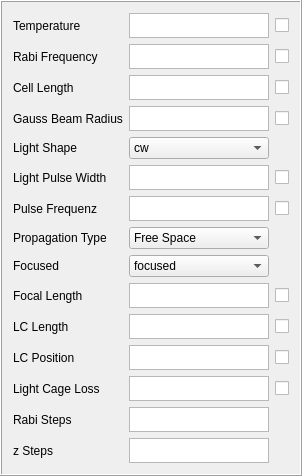
       <widget class="QFrame" name="frame_2">
        <property name="frameShape">
         <enum>QFrame::Box</enum>
        </property>
        <property name="frameShadow">
         <enum>QFrame::Raised</enum>
        </property>
        <layout class="QHBoxLayout" name="horizontalLayout_8">
         <item>
          <layout class="QGridLayout" name="gridLayout" rowstretch="0,0,0,0,0,0,0,0,0,0,0,0,0,0,0" columnstretch="0,0,0">
           <property name="sizeConstraint">
            <enum>QLayout::SetFixedSize</enum>
           </property>
           <item row="0" column="0">
            <widget class="QLabel" name="label_par_T">
             <property name="sizePolicy">
              <sizepolicy hsizetype="Minimum" vsizetype="Minimum">
               <horstretch>0</horstretch>
               <verstretch>0</verstretch>
              </sizepolicy>
             </property>
             <property name="cursor">
              <cursorShape>PointingHandCursor</cursorShape>
             </property>
             <property name="mouseTracking">
              <bool>true</bool>
             </property>
             <property name="text">
              <string>Temperature</string>
             </property>
            </widget>
           </item>
           <item row="8" column="1">
            <widget class="QComboBox" name="comboBox_propType">
             <property name="sizePolicy">
              <sizepolicy hsizetype="Minimum" vsizetype="Minimum">
               <horstretch>0</horstretch>
               <verstretch>0</verstretch>
              </sizepolicy>
             </property>
             <property name="maximumSize">
              <size>
               <width>140</width>
               <height>25</height>
              </size>
             </property>
             <item>
              <property name="text">
               <string>focused</string>
              </property>
             </item>
             <item>
              <property name="text">
               <string>unfocused</string>
              </property>
             </item>
            </widget>
           </item>
           <item row="9" column="1">
            <widget class="QTextEdit" name="textEdit_par_focalLength">
             <property name="sizePolicy">
              <sizepolicy hsizetype="Minimum" vsizetype="Minimum">
               <horstretch>0</horstretch>
               <verstretch>0</verstretch>
              </sizepolicy>
             </property>
             <property name="maximumSize">
              <size>
               <width>140</width>
               <height>25</height>
              </size>
             </property>
             <property name="font">
              <font>
               <pointsize>8</pointsize>
              </font>
             </property>
             <property name="cursor" stdset="0">
              <cursorShape>IBeamCursor</cursorShape>
             </property>
             <property name="tabChangesFocus">
              <bool>true</bool>
             </property>
            </widget>
           </item>
           <item row="5" column="2">
            <widget class="QCheckBox" name="checkBox_dt">
             <property name="sizePolicy">
              <sizepolicy hsizetype="Minimum" vsizetype="Minimum">
               <horstretch>0</horstretch>
               <verstretch>0</verstretch>
              </sizepolicy>
             </property>
             <property name="cursor">
              <cursorShape>PointingHandCursor</cursorShape>
             </property>
             <property name="text">
              <string/>
             </property>
            </widget>
           </item>
           <item row="7" column="0">
            <widget class="QLabel" name="label_par_prop">
             <property name="sizePolicy">
              <sizepolicy hsizetype="Minimum" vsizetype="Minimum">
               <horstretch>0</horstretch>
               <verstretch>0</verstretch>
              </sizepolicy>
             </property>
             <property name="cursor">
              <cursorShape>PointingHandCursor</cursorShape>
             </property>
             <property name="mouseTracking">
              <bool>true</bool>
             </property>
             <property name="text">
              <string>Propagation Type</string>
             </property>
            </widget>
           </item>
           <item row="3" column="0">
            <widget class="QLabel" name="label_par_width0">
             <property name="sizePolicy">
              <sizepolicy hsizetype="Minimum" vsizetype="Minimum">
               <horstretch>0</horstretch>
               <verstretch>0</verstretch>
              </sizepolicy>
             </property>
             <property name="cursor">
              <cursorShape>PointingHandCursor</cursorShape>
             </property>
             <property name="mouseTracking">
              <bool>true</bool>
             </property>
             <property name="text">
              <string>Gauss Beam Radius</string>
             </property>
            </widget>
           </item>
           <item row="1" column="0">
            <widget class="QLabel" name="label_par_rabiFrequency">
             <property name="sizePolicy">
              <sizepolicy hsizetype="Minimum" vsizetype="Minimum">
               <horstretch>0</horstretch>
               <verstretch>0</verstretch>
              </sizepolicy>
             </property>
             <property name="cursor">
              <cursorShape>PointingHandCursor</cursorShape>
             </property>
             <property name="mouseTracking">
              <bool>true</bool>
             </property>
             <property name="text">
              <string>Rabi Frequency</string>
             </property>
            </widget>
           </item>
           <item row="2" column="0">
            <widget class="QLabel" name="label_par_cellLength">
             <property name="sizePolicy">
              <sizepolicy hsizetype="Minimum" vsizetype="Minimum">
               <horstretch>0</horstretch>
               <verstretch>0</verstretch>
              </sizepolicy>
             </property>
             <property name="cursor">
              <cursorShape>PointingHandCursor</cursorShape>
             </property>
             <property name="mouseTracking">
              <bool>true</bool>
             </property>
             <property name="text">
              <string>Cell Length</string>
             </property>
            </widget>
           </item>
           <item row="11" column="2">
            <widget class="QCheckBox" name="checkBox_posLC">
             <property name="sizePolicy">
              <sizepolicy hsizetype="Minimum" vsizetype="Minimum">
               <horstretch>0</horstretch>
               <verstretch>0</verstretch>
              </sizepolicy>
             </property>
             <property name="cursor">
              <cursorShape>PointingHandCursor</cursorShape>
             </property>
             <property name="text">
              <string/>
             </property>
            </widget>
           </item>
           <item row="2" column="1">
            <widget class="QTextEdit" name="textEdit_par_cellLength">
             <property name="sizePolicy">
              <sizepolicy hsizetype="Minimum" vsizetype="Minimum">
               <horstretch>0</horstretch>
               <verstretch>0</verstretch>
              </sizepolicy>
             </property>
             <property name="maximumSize">
              <size>
               <width>140</width>
               <height>25</height>
              </size>
             </property>
             <property name="font">
              <font>
               <pointsize>8</pointsize>
              </font>
             </property>
             <property name="cursor" stdset="0">
              <cursorShape>IBeamCursor</cursorShape>
             </property>
             <property name="tabChangesFocus">
              <bool>true</bool>
             </property>
            </widget>
           </item>
           <item row="5" column="1">
            <widget class="QTextEdit" name="textEdit_par_dt">
             <property name="sizePolicy">
              <sizepolicy hsizetype="Minimum" vsizetype="Minimum">
               <horstretch>0</horstretch>
               <verstretch>0</verstretch>
              </sizepolicy>
             </property>
             <property name="maximumSize">
              <size>
               <width>140</width>
               <height>25</height>
              </size>
             </property>
             <property name="font">
              <font>
               <pointsize>8</pointsize>
              </font>
             </property>
             <property name="cursor" stdset="0">
              <cursorShape>IBeamCursor</cursorShape>
             </property>
             <property name="tabChangesFocus">
              <bool>true</bool>
             </property>
            </widget>
           </item>
           <item row="10" column="1">
            <widget class="QTextEdit" name="textEdit_par_lcLength">
             <property name="sizePolicy">
              <sizepolicy hsizetype="Minimum" vsizetype="Minimum">
               <horstretch>0</horstretch>
               <verstretch>0</verstretch>
              </sizepolicy>
             </property>
             <property name="maximumSize">
              <size>
               <width>140</width>
               <height>25</height>
              </size>
             </property>
             <property name="font">
              <font>
               <pointsize>8</pointsize>
              </font>
             </property>
             <property name="cursor" stdset="0">
              <cursorShape>IBeamCursor</cursorShape>
             </property>
             <property name="tabChangesFocus">
              <bool>true</bool>
             </property>
            </widget>
           </item>
           <item row="11" column="1">
            <widget class="QTextEdit" name="textEdit_par_posLC">
             <property name="sizePolicy">
              <sizepolicy hsizetype="Minimum" vsizetype="Minimum">
               <horstretch>0</horstretch>
               <verstretch>0</verstretch>
              </sizepolicy>
             </property>
             <property name="maximumSize">
              <size>
               <width>140</width>
               <height>25</height>
              </size>
             </property>
             <property name="font">
              <font>
               <pointsize>8</pointsize>
              </font>
             </property>
             <property name="cursor" stdset="0">
              <cursorShape>IBeamCursor</cursorShape>
             </property>
             <property name="tabChangesFocus">
              <bool>true</bool>
             </property>
            </widget>
           </item>
           <item row="1" column="2">
            <widget class="QCheckBox" name="checkBox_rabiFrequency">
             <property name="sizePolicy">
              <sizepolicy hsizetype="Minimum" vsizetype="Minimum">
               <horstretch>0</horstretch>
               <verstretch>0</verstretch>
              </sizepolicy>
             </property>
             <property name="cursor">
              <cursorShape>PointingHandCursor</cursorShape>
             </property>
             <property name="text">
              <string/>
             </property>
            </widget>
           </item>
           <item row="6" column="1">
            <widget class="QTextEdit" name="textEdit_par_pulseFreq">
             <property name="sizePolicy">
              <sizepolicy hsizetype="Minimum" vsizetype="Minimum">
               <horstretch>0</horstretch>
               <verstretch>0</verstretch>
              </sizepolicy>
             </property>
             <property name="maximumSize">
              <size>
               <width>140</width>
               <height>25</height>
              </size>
             </property>
             <property name="font">
              <font>
               <pointsize>8</pointsize>
              </font>
             </property>
             <property name="cursor" stdset="0">
              <cursorShape>IBeamCursor</cursorShape>
             </property>
             <property name="tabChangesFocus">
              <bool>true</bool>
             </property>
            </widget>
           </item>
           <item row="6" column="2">
            <widget class="QCheckBox" name="checkBox_pulseFreq">
             <property name="sizePolicy">
              <sizepolicy hsizetype="Minimum" vsizetype="Minimum">
               <horstretch>0</horstretch>
               <verstretch>0</verstretch>
              </sizepolicy>
             </property>
             <property name="cursor">
              <cursorShape>PointingHandCursor</cursorShape>
             </property>
             <property name="text">
              <string/>
             </property>
            </widget>
           </item>
           <item row="0" column="1">
            <widget class="QTextEdit" name="textEdit_par_T">
             <property name="sizePolicy">
              <sizepolicy hsizetype="Minimum" vsizetype="Minimum">
               <horstretch>0</horstretch>
               <verstretch>1</verstretch>
              </sizepolicy>
             </property>
             <property name="maximumSize">
              <size>
               <width>140</width>
               <height>25</height>
              </size>
             </property>
             <property name="font">
              <font>
               <pointsize>8</pointsize>
              </font>
             </property>
             <property name="cursor" stdset="0">
              <cursorShape>IBeamCursor</cursorShape>
             </property>
             <property name="tabChangesFocus">
              <bool>true</bool>
             </property>
            </widget>
           </item>
           <item row="6" column="0">
            <widget class="QLabel" name="label_par_pulseFreq">
             <property name="sizePolicy">
              <sizepolicy hsizetype="Minimum" vsizetype="Minimum">
               <horstretch>0</horstretch>
               <verstretch>0</verstretch>
              </sizepolicy>
             </property>
             <property name="cursor">
              <cursorShape>PointingHandCursor</cursorShape>
             </property>
             <property name="mouseTracking">
              <bool>true</bool>
             </property>
             <property name="text">
              <string>Pulse Frequenz</string>
             </property>
            </widget>
           </item>
           <item row="5" column="0">
            <widget class="QLabel" name="label_par_dt">
             <property name="sizePolicy">
              <sizepolicy hsizetype="Minimum" vsizetype="Minimum">
               <horstretch>0</horstretch>
               <verstretch>0</verstretch>
              </sizepolicy>
             </property>
             <property name="cursor">
              <cursorShape>PointingHandCursor</cursorShape>
             </property>
             <property name="mouseTracking">
              <bool>true</bool>
             </property>
             <property name="text">
              <string>Light Pulse Width</string>
             </property>
            </widget>
           </item>
           <item row="4" column="0">
            <widget class="QLabel" name="label_par_lightShape">
             <property name="sizePolicy">
              <sizepolicy hsizetype="Minimum" vsizetype="Minimum">
               <horstretch>0</horstretch>
               <verstretch>0</verstretch>
              </sizepolicy>
             </property>
             <property name="cursor">
              <cursorShape>PointingHandCursor</cursorShape>
             </property>
             <property name="mouseTracking">
              <bool>true</bool>
             </property>
             <property name="text">
              <string>Light Shape</string>
             </property>
            </widget>
           </item>
           <item row="8" column="0">
            <widget class="QLabel" name="label_par_propType">
             <property name="sizePolicy">
              <sizepolicy hsizetype="Minimum" vsizetype="Minimum">
               <horstretch>0</horstretch>
               <verstretch>0</verstretch>
              </sizepolicy>
             </property>
             <property name="cursor">
              <cursorShape>PointingHandCursor</cursorShape>
             </property>
             <property name="mouseTracking">
              <bool>true</bool>
             </property>
             <property name="text">
              <string>Focused</string>
             </property>
            </widget>
           </item>
           <item row="9" column="0">
            <widget class="QLabel" name="label_par_focalLength">
             <property name="sizePolicy">
              <sizepolicy hsizetype="Minimum" vsizetype="Minimum">
               <horstretch>0</horstretch>
               <verstretch>0</verstretch>
              </sizepolicy>
             </property>
             <property name="cursor">
              <cursorShape>PointingHandCursor</cursorShape>
             </property>
             <property name="mouseTracking">
              <bool>true</bool>
             </property>
             <property name="text">
              <string>Focal Length</string>
             </property>
            </widget>
           </item>
           <item row="14" column="0">
            <widget class="QLabel" name="label_par_zsteps">
             <property name="sizePolicy">
              <sizepolicy hsizetype="Minimum" vsizetype="Minimum">
               <horstretch>0</horstretch>
               <verstretch>0</verstretch>
              </sizepolicy>
             </property>
             <property name="cursor">
              <cursorShape>PointingHandCursor</cursorShape>
             </property>
             <property name="mouseTracking">
              <bool>true</bool>
             </property>
             <property name="text">
              <string>z Steps</string>
             </property>
            </widget>
           </item>
           <item row="13" column="0">
            <widget class="QLabel" name="label_par_rabiSteps">
             <property name="sizePolicy">
              <sizepolicy hsizetype="Minimum" vsizetype="Minimum">
               <horstretch>0</horstretch>
               <verstretch>0</verstretch>
              </sizepolicy>
             </property>
             <property name="cursor">
              <cursorShape>PointingHandCursor</cursorShape>
             </property>
             <property name="mouseTracking">
              <bool>true</bool>
             </property>
             <property name="text">
              <string>Rabi Steps</string>
             </property>
            </widget>
           </item>
           <item row="11" column="0">
            <widget class="QLabel" name="label_par_posLC">
             <property name="sizePolicy">
              <sizepolicy hsizetype="Minimum" vsizetype="Minimum">
               <horstretch>0</horstretch>
               <verstretch>0</verstretch>
              </sizepolicy>
             </property>
             <property name="cursor">
              <cursorShape>PointingHandCursor</cursorShape>
             </property>
             <property name="mouseTracking">
              <bool>true</bool>
             </property>
             <property name="text">
              <string>LC Position</string>
             </property>
            </widget>
           </item>
           <item row="12" column="0">
            <widget class="QLabel" name="label_par_lossdB">
             <property name="sizePolicy">
              <sizepolicy hsizetype="Minimum" vsizetype="Minimum">
               <horstretch>0</horstretch>
               <verstretch>0</verstretch>
              </sizepolicy>
             </property>
             <property name="cursor">
              <cursorShape>PointingHandCursor</cursorShape>
             </property>
             <property name="mouseTracking">
              <bool>true</bool>
             </property>
             <property name="text">
              <string>Light Cage Loss</string>
             </property>
            </widget>
           </item>
           <item row="10" column="0">
            <widget class="QLabel" name="label_par_lcLength">
             <property name="sizePolicy">
              <sizepolicy hsizetype="Minimum" vsizetype="Minimum">
               <horstretch>0</horstretch>
               <verstretch>0</verstretch>
              </sizepolicy>
             </property>
             <property name="cursor">
              <cursorShape>PointingHandCursor</cursorShape>
             </property>
             <property name="mouseTracking">
              <bool>true</bool>
             </property>
             <property name="text">
              <string>LC Length</string>
             </property>
            </widget>
           </item>
           <item row="1" column="1">
            <widget class="QTextEdit" name="textEdit_par_rabiFrequency">
             <property name="sizePolicy">
              <sizepolicy hsizetype="Minimum" vsizetype="Minimum">
               <horstretch>0</horstretch>
               <verstretch>0</verstretch>
              </sizepolicy>
             </property>
             <property name="maximumSize">
              <size>
               <width>140</width>
               <height>25</height>
              </size>
             </property>
             <property name="font">
              <font>
               <pointsize>8</pointsize>
              </font>
             </property>
             <property name="cursor" stdset="0">
              <cursorShape>IBeamCursor</cursorShape>
             </property>
             <property name="tabChangesFocus">
              <bool>true</bool>
             </property>
            </widget>
           </item>
           <item row="0" column="2">
            <widget class="QCheckBox" name="checkBox_T">
             <property name="sizePolicy">
              <sizepolicy hsizetype="Minimum" vsizetype="Minimum">
               <horstretch>0</horstretch>
               <verstretch>0</verstretch>
              </sizepolicy>
             </property>
             <property name="cursor">
              <cursorShape>PointingHandCursor</cursorShape>
             </property>
             <property name="text">
              <string/>
             </property>
            </widget>
           </item>
           <item row="13" column="1">
            <widget class="QTextEdit" name="textEdit_par_rabiSteps">
             <property name="sizePolicy">
              <sizepolicy hsizetype="Minimum" vsizetype="Minimum">
               <horstretch>0</horstretch>
               <verstretch>0</verstretch>
              </sizepolicy>
             </property>
             <property name="maximumSize">
              <size>
               <width>140</width>
               <height>25</height>
              </size>
             </property>
             <property name="font">
              <font>
               <pointsize>8</pointsize>
              </font>
             </property>
             <property name="cursor" stdset="0">
              <cursorShape>IBeamCursor</cursorShape>
             </property>
            </widget>
           </item>
           <item row="4" column="1">
            <widget class="QComboBox" name="comboBox_lightShape">
             <property name="maximumSize">
              <size>
               <width>140</width>
               <height>25</height>
              </size>
             </property>
             <item>
              <property name="text">
               <string>cw</string>
              </property>
             </item>
             <item>
              <property name="text">
               <string>pulse</string>
              </property>
             </item>
            </widget>
           </item>
           <item row="7" column="1">
            <widget class="QComboBox" name="comboBox_prop">
             <property name="sizePolicy">
              <sizepolicy hsizetype="Minimum" vsizetype="Minimum">
               <horstretch>0</horstretch>
               <verstretch>0</verstretch>
              </sizepolicy>
             </property>
             <property name="maximumSize">
              <size>
               <width>140</width>
               <height>25</height>
              </size>
             </property>
             <item>
              <property name="text">
               <string>Free Space</string>
              </property>
             </item>
             <item>
              <property name="text">
               <string>Light Cage</string>
              </property>
             </item>
            </widget>
           </item>
           <item row="2" column="2">
            <widget class="QCheckBox" name="checkBox_cellLength">
             <property name="sizePolicy">
              <sizepolicy hsizetype="Minimum" vsizetype="Minimum">
               <horstretch>0</horstretch>
               <verstretch>0</verstretch>
              </sizepolicy>
             </property>
             <property name="cursor">
              <cursorShape>PointingHandCursor</cursorShape>
             </property>
             <property name="text">
              <string/>
             </property>
            </widget>
           </item>
           <item row="14" column="1">
            <widget class="QTextEdit" name="textEdit_par_zsteps">
             <property name="sizePolicy">
              <sizepolicy hsizetype="Minimum" vsizetype="Minimum">
               <horstretch>0</horstretch>
               <verstretch>0</verstretch>
              </sizepolicy>
             </property>
             <property name="maximumSize">
              <size>
               <width>140</width>
               <height>25</height>
              </size>
             </property>
             <property name="font">
              <font>
               <pointsize>8</pointsize>
              </font>
             </property>
             <property name="cursor" stdset="0">
              <cursorShape>IBeamCursor</cursorShape>
             </property>
            </widget>
           </item>
           <item row="3" column="1">
            <widget class="QTextEdit" name="textEdit_par_width0">
             <property name="sizePolicy">
              <sizepolicy hsizetype="Minimum" vsizetype="Minimum">
               <horstretch>0</horstretch>
               <verstretch>0</verstretch>
              </sizepolicy>
             </property>
             <property name="maximumSize">
              <size>
               <width>140</width>
               <height>25</height>
              </size>
             </property>
             <property name="font">
              <font>
               <pointsize>8</pointsize>
              </font>
             </property>
             <property name="cursor" stdset="0">
              <cursorShape>IBeamCursor</cursorShape>
             </property>
             <property name="tabChangesFocus">
              <bool>true</bool>
             </property>
            </widget>
           </item>
           <item row="3" column="2">
            <widget class="QCheckBox" name="checkBox_width0">
             <property name="sizePolicy">
              <sizepolicy hsizetype="Minimum" vsizetype="Minimum">
               <horstretch>0</horstretch>
               <verstretch>0</verstretch>
              </sizepolicy>
             </property>
             <property name="cursor">
              <cursorShape>PointingHandCursor</cursorShape>
             </property>
             <property name="text">
              <string/>
             </property>
            </widget>
           </item>
           <item row="12" column="1">
            <widget class="QTextEdit" name="textEdit_par_lossdB">
             <property name="sizePolicy">
              <sizepolicy hsizetype="Minimum" vsizetype="Minimum">
               <horstretch>0</horstretch>
               <verstretch>0</verstretch>
              </sizepolicy>
             </property>
             <property name="maximumSize">
              <size>
               <width>140</width>
               <height>25</height>
              </size>
             </property>
             <property name="font">
              <font>
               <pointsize>8</pointsize>
              </font>
             </property>
             <property name="cursor" stdset="0">
              <cursorShape>IBeamCursor</cursorShape>
             </property>
            </widget>
           </item>
           <item row="12" column="2">
            <widget class="QCheckBox" name="checkBox_lossdB">
             <property name="sizePolicy">
              <sizepolicy hsizetype="Minimum" vsizetype="Minimum">
               <horstretch>0</horstretch>
               <verstretch>0</verstretch>
              </sizepolicy>
             </property>
             <property name="cursor">
              <cursorShape>PointingHandCursor</cursorShape>
             </property>
             <property name="text">
              <string/>
             </property>
            </widget>
           </item>
           <item row="10" column="2">
            <widget class="QCheckBox" name="checkBox_lcLength">
             <property name="sizePolicy">
              <sizepolicy hsizetype="Minimum" vsizetype="Minimum">
               <horstretch>0</horstretch>
               <verstretch>0</verstretch>
              </sizepolicy>
             </property>
             <property name="cursor">
              <cursorShape>PointingHandCursor</cursorShape>
             </property>
             <property name="text">
              <string/>
             </property>
            </widget>
           </item>
           <item row="9" column="2">
            <widget class="QCheckBox" name="checkBox_focalLength">
             <property name="sizePolicy">
              <sizepolicy hsizetype="Minimum" vsizetype="Minimum">
               <horstretch>0</horstretch>
               <verstretch>0</verstretch>
              </sizepolicy>
             </property>
             <property name="cursor">
              <cursorShape>PointingHandCursor</cursorShape>
             </property>
             <property name="text">
              <string/>
             </property>
            </widget>
           </item>
          </layout>
         </item>
        </layout>
       </widget>
